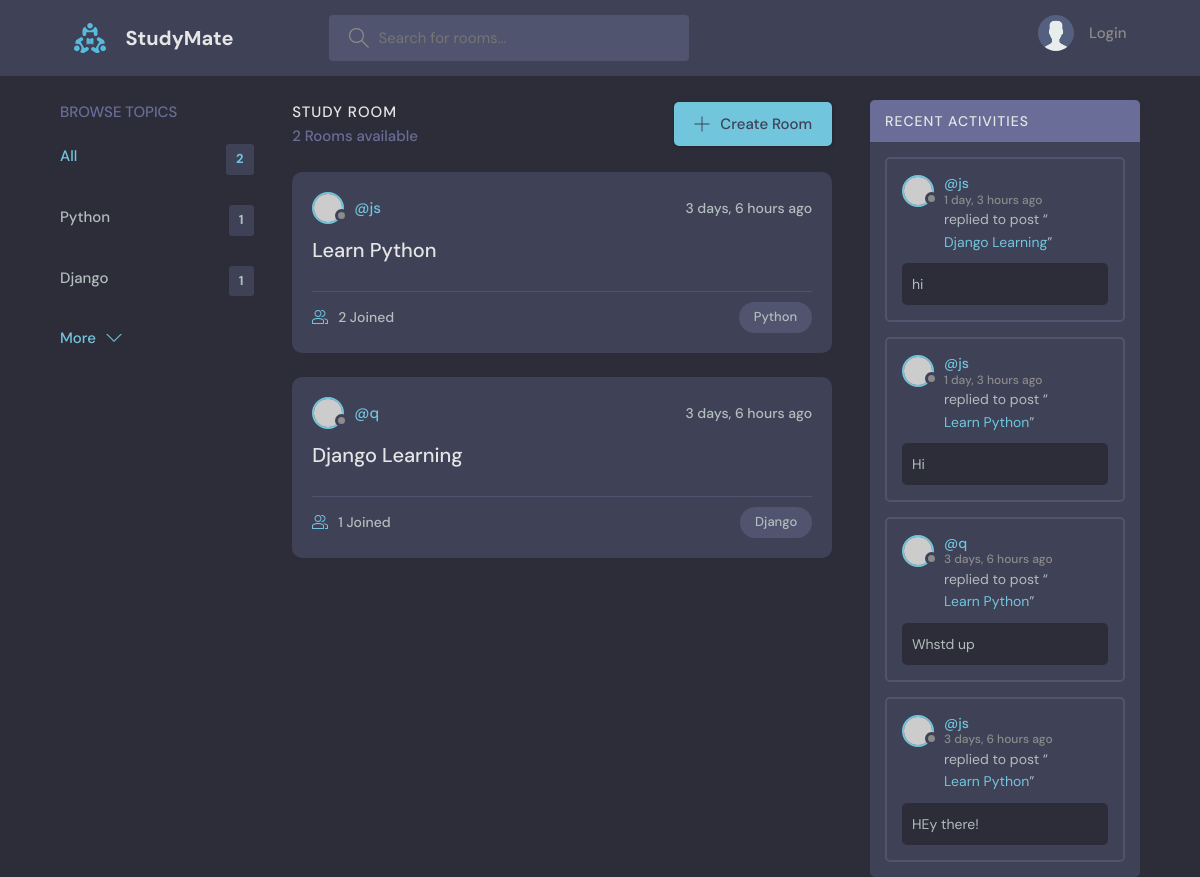
Before: / with the older database file.
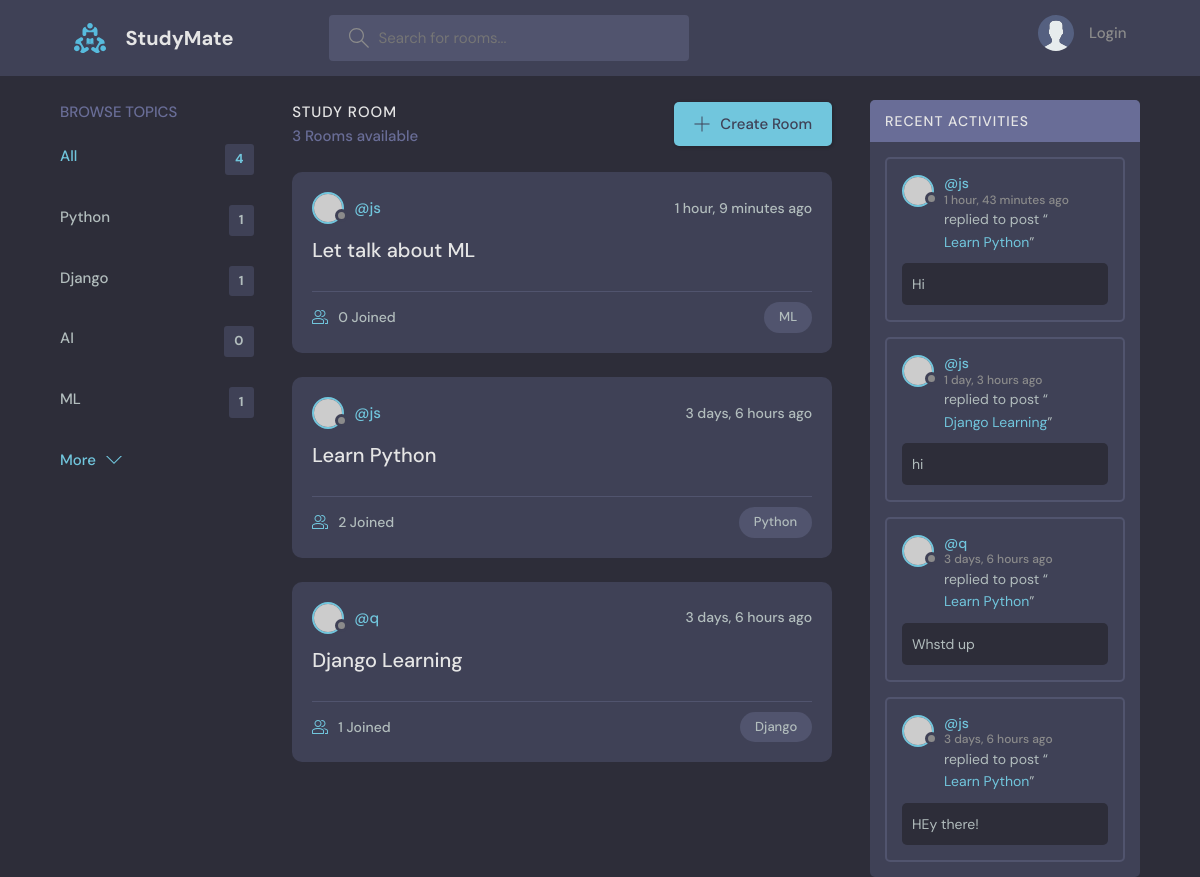
After: the same page with the newer database file.
### base/models.py (models this page shows, shortened)
class Topic(models.Model):
    name = models.CharField(max_length=200)

class Room(models.Model):
    host = models.ForeignKey(User,on_delete=models.SET_NULL,null=True)
    topic = models.ForeignKey(Topic,on_delete=models.SET_NULL,null=True)
    name = models.CharField(max_length=200)
    description = models.TextField(blank=True,null=True)
    participants = models.ManyToManyField(User, related_name='participants',blank=True)
    updated = models.DateTimeField(auto_now=True)
    created = models.DateTimeField(auto_now_add=True)
    class Meta:
        ordering = ['-updated','-created']
    def __str__(self):
        return self.name

class Message(models.Model):
    user = models.ForeignKey(User,on_delete=models.CASCADE)
    room = models.ForeignKey(Room,on_delete=models.CASCADE)
    body = models.TextField()
    updated = models.DateTimeField(auto_now=True)
    created = models.DateTimeField(auto_now_add=True)
    class Meta:
        ordering = ['-updated','-created']

### base/views.py (the view)
# urls.py: path('',views.home,name='home'),
def home(request):
    q = request.GET.get('q') if request.GET.get('q')!=None else ''
    topics = Topic.objects.all()
    rooms = Room.objects.filter(Q(topic__name__icontains=q) | Q(description__icontains=q) | Q(name__icontains=q))
    room_count = rooms.count()
    room_messages = Message.objects.all().filter(Q(room__topic__name__icontains = q))
    context = {
        "rooms":rooms,
        "topics":topics,
        "room_count":room_count,
        "room_messages":room_messages,
        }
    return render(request,'base/home.html',context)

### templates/base/home.html (shortened to what this page needs)
{% extends "main.html" %}
{% block content %}
<main class="layout layout--3">
  <div class="container">
    {% include "base/topics_component.html" %}
    <div class="roomList">
      <div class="roomList__header">
        <div>
          <h2>Study Room</h2>
          <p>{{room_count}} Rooms available</p>
        </div>
        <a class="btn btn--main" href="{% url 'create-room' %}">
          <svg version="1.1" xmlns="http://www.w3.org/2000/svg" width="32" height="32" viewBox="0 0 32 32">
            <title>add</title>
            <path
              d="M16.943 0.943h-1.885v14.115h-14.115v1.885h14.115v14.115h1.885v-14.115h14.115v-1.885h-14.115v-14.115z">
            </path>
          </svg>
          Create Room
        </a>
      </div>
      {% include "base/feed_component.html" %}
    </div>
    {% include "base/activity_component.html" %}
  </div>
</main>
{% endblock content %}

### templates/base/topics_component.html
<div class="topics">
    <div class="topics__header">
        <h2>Browse Topics</h2>
    </div>
    <ul class="topics__list">
        <li>
            <a href="{% url 'home' %}" class="active">All <span>{{topics.count}}</span></a>
        </li>
        {% for topic in topics %}
        <li>
            <a href="{% url 'home' %}?q={{topic.name}}">{{topic.name}} <span>{{topic.room_set.all.count}}</span></a>
        </li>
        {% endfor %}
    </ul>
    <a class="btn btn--link" href="topics.html">
        More
        <svg version="1.1" xmlns="http://www.w3.org/2000/svg" width="32" height="32" viewBox="0 0 32 32">
            <title>chevron-down</title>
            <path d="M16 21l-13-13h-3l16 16 16-16h-3l-13 13z"></path>
        </svg>
    </a>
</div>

### templates/base/feed_component.html (shortened to what this page needs)
{% for room in rooms %}
<div class="roomListRoom">
    <div class="roomListRoom__header">
      <a href="{% url 'profile' room.host.id %}" class="roomListRoom__author">
        <div class="avatar avatar--small">
          <img src="https://randomuser.me/api/portraits/women/11.jpg" />
        </div>
        <span>@{{room.host.username}}</span>
      </a>
      <div class="roomListRoom__actions">
        <span>{{room.created|timesince}} ago</span>
      </div>
    </div>
    <div class="roomListRoom__content">
      <a href="{% url 'room' room.id %}">{{room.name}}</a>
    </div>
    <div class="roomListRoom__meta">
      <a href="{% url 'room' room.id %}" class="roomListRoom__joined">
        {{room.participants.all.count}} Joined
      </a>
      <p class="roomListRoom__topic">{{room.topic.name}} </p>
    </div>
  </div>
{% endfor %}

### templates/base/activity_component.html (shortened to what this page needs)
<div class="activities">
    <div class="activities__header">
        <h2>Recent Activities</h2>
    </div>
    {% for message in room_messages %}
    <div class="activities__box">
        <div class="activities__boxHeader roomListRoom__header">
            <a href="{% url 'profile' message.user.id %}" class="roomListRoom__author">
                <div class="avatar avatar--small">
                    <img src="https://randomuser.me/api/portraits/women/11.jpg" />
                </div>
                <p>
                    @{{message.user}}
                    <span>{{message.created|timesince}} ago</span>
                </p>
            </a>
        </div>
        <div class="activities__boxContent">
            <p>replied to post “<a href="{% url 'room' message.room.id %}">{{message.room}}</a>”</p>
            <div class="activities__boxRoomContent">
                {{message.body}}
            </div>
        </div>
    </div>
    {% endfor %}
</div>

Changed rows visible on the page:
removed Message: user "js", created "1 day, 3 hours", room "Learn Python", body "Hi"
added Topic: name "AI", room_set.all.count "0"
added Topic: name "ML", room_set.all.count "1"
added Room: host.username "js", created "1 hour, 9 minutes", name "Let talk about ML", participants.all.count "0", topic.name "ML"
added Message: user "js", created "1 hour, 43 minutes", room "Learn Python", body "Hi"
Other visible differences:
{{ topics.count }}: "2" → "4"
{{ room_count }}: "2" → "3"
